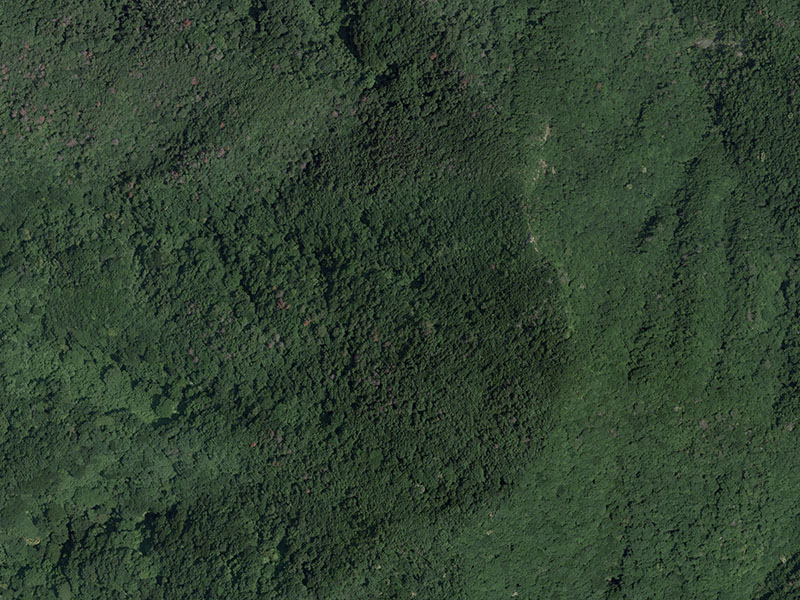
#> input picture start_python_with_tellus/nagaoka_gc/train/08DE663C.jpg, 800 x 600 px
$ jupyter execute --allow-errors Lesson7_1_nagaoka.ipynb   (shell and % lines are left out)
#> lines starting #> are read from the running program, lines starting #| are printed output that depends on the picture
[cell 1]
# 必要なライブラリのインポート
import numpy as np
import pandas as pd
from PIL import Image
from sklearn.svm import SVC
from sklearn import metrics
import matplotlib.pyplot as plt

#> (a cell that did not finish here is left out)

#> (a cell that did not finish here is left out)

[cell 4]
# ゴルフ場が写っていない写真をグレースケール化して表示
sample_img1 = Image.open("nagaoka_gc/train/08DE663C.jpg").convert('L')
plt.imshow(sample_img1, cmap="gray")

[cell 5]
# ゴルフ場が写っている写真をグレースケール化して表示
sample_img2 = Image.open("nagaoka_gc/train/08EE752D.jpg").convert('L')
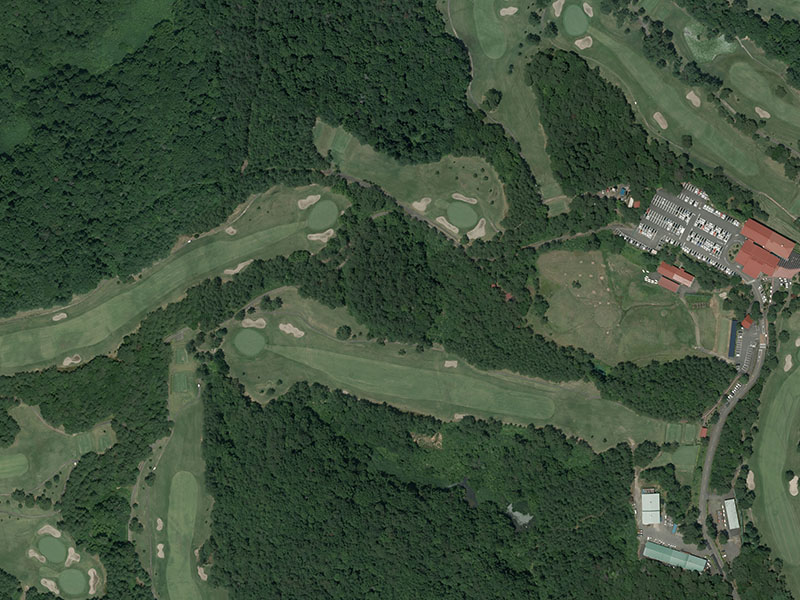
#> input picture start_python_with_tellus/nagaoka_gc/train/08EE752D.jpg, 800 x 600 px
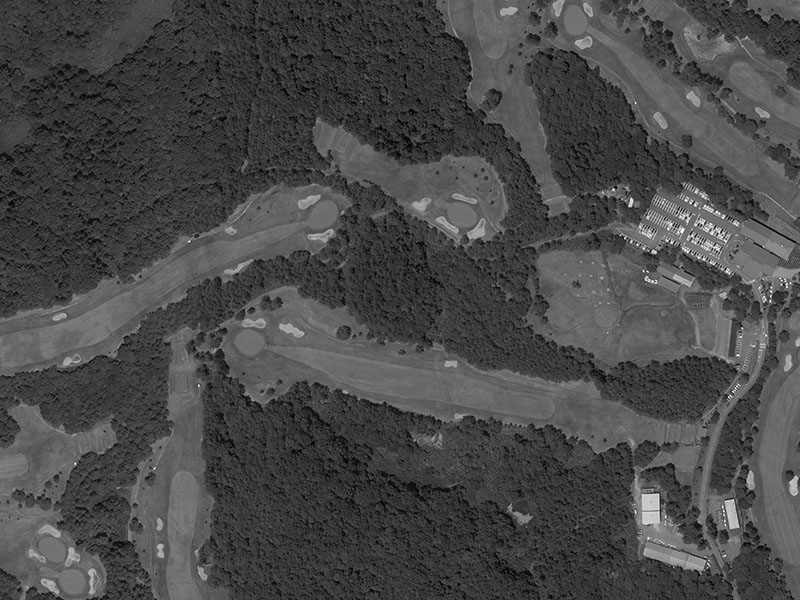
#> sample_img2: PIL image 800x600 L; min 1, max 255, mean 72.7
plt.imshow(sample_img2, cmap="gray")

[cell 6]
# グレースケール化した写真をndarrayに変換してサイズを確認
sample_img1_array = np.array(sample_img1)
sample_img1_array.shape
#> Out = (600, 800)
